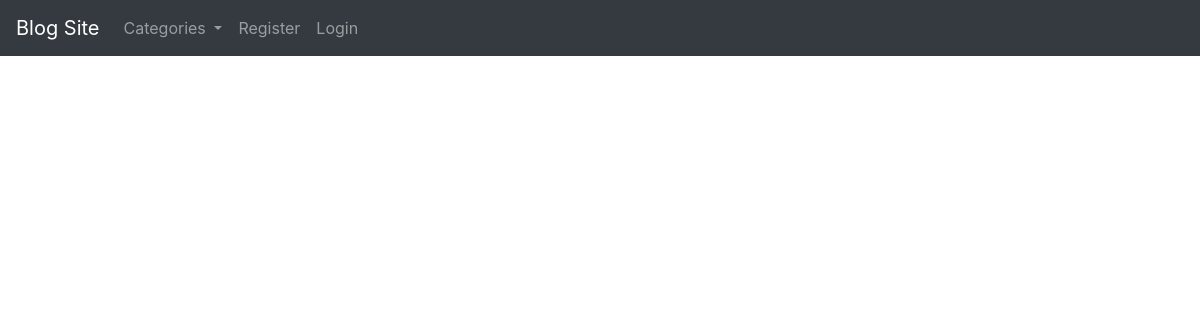
The app's page /, older data.
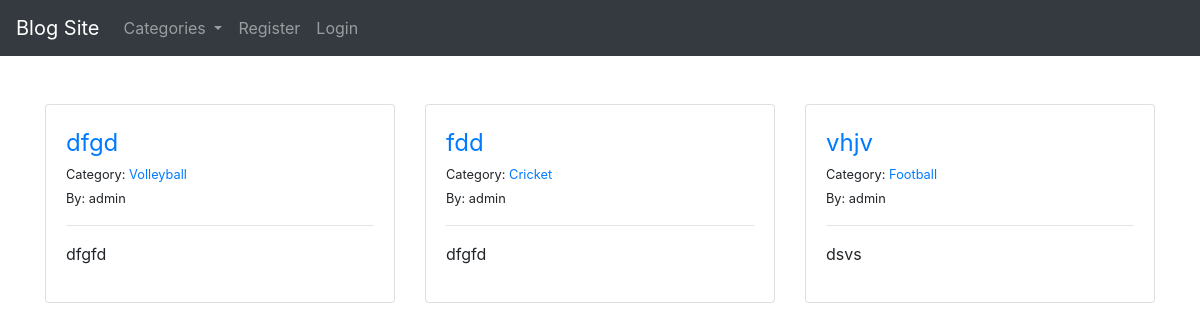
The same page, newer data.
### theblog/models.py (models this page shows, shortened)
class Post(models.Model):
  title=models.CharField(max_length=255)
  title_tag=models.CharField(max_length=255)
  category=models.CharField(max_length=255)
  likes=models.ManyToManyField(User, related_name='blog_posts')
  author=models.ForeignKey(User, on_delete=models.CASCADE)
  body=models.TextField()
  post_date=models.DateField(auto_now_add=True)

### theblog/views.py (the view)
# urls.py: path('', HomeView.as_view(), name="home"),
class HomeView(ListView):
  model=Post
  template_name='home.html'
  ordering=['-id']
  def get_context_data(self, *args, **kwargs):
    cat_menu=Category.objects.all()
    context=super(HomeView, self).get_context_data(*args, **kwargs)
    context["cat_menu"]=cat_menu
    return context

### theblog/models.py (called while the page is built)
  def __str__(self):
    return self.name

### theblog/templates/home.html (shortened to what this page needs)
{% extends 'base.html' %}
{% block content %}
<br> <br>
<div class="row">
  {% for post in object_list %}
  <div class="col-sm-4">
    <div class="card">
      <div class="card-body">
        <a href=" {% url 'article-detail' post.pk %} " class="card-title" style="font-size: 1.5rem;">{{post.title}}</a> <br>
        <small>Category: <a href=" {% url 'category' post.category %} "> {{post.category}}</small></a> <br>
        <small>By: {{post.author.username}}</small>
        <hr>
        <p class="card-text">{{post.body|slice:":100"}}</p>
      </div>
    </div><br>
  </div>
  {% endfor %}
</div>
{% endblock %}

Row changes from the older to the newer data that the page shows:
added Post: title "dfgd", category "Volleyball", author.username "admin", body "dfgfd"
added Post: title "fdd", category "Cricket", author.username "admin", body "dfgfd"
added Post: title "vhjv", category "Football", author.username "admin", body "dsvs"
